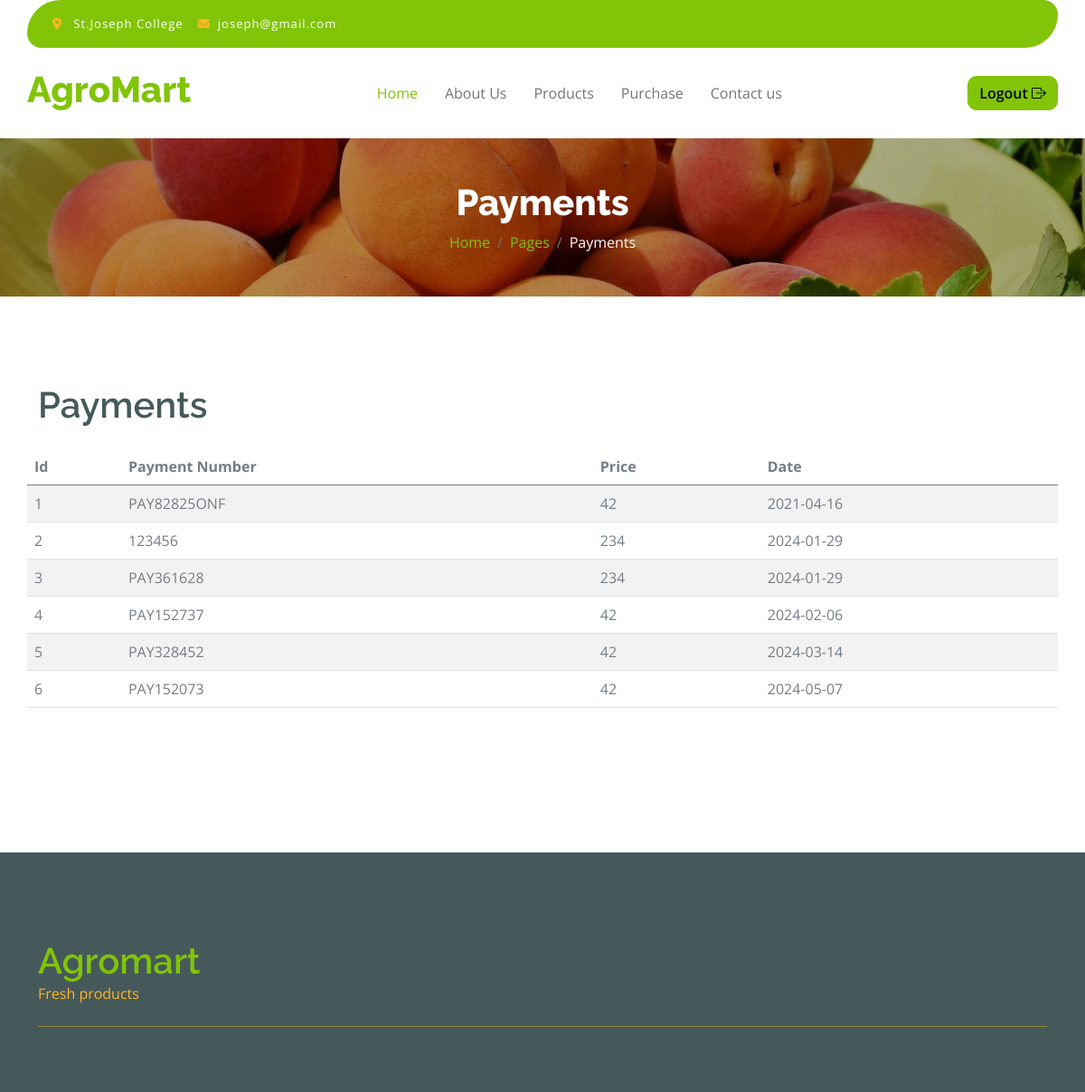
The page /payments-user.php (signed in) on the database its author committed.
### tables this page shows
CREATE TABLE `payment` (
  `id` int(10) NOT NULL,
  `userid` int(10) NOT NULL,
  `productid` int(10) NOT NULL,
  `payment_number` varchar(25) NOT NULL,
  `status` tinyint(1) NOT NULL,
  `date` datetime NOT NULL DEFAULT current_timestamp(),
  `price` varchar(15) DEFAULT NULL
);

### payments-user.php (the view, shortened to what this page needs)
<?php
require_once 'include/config.php';
require_once 'include/header.php';
?>
<?php
$email = $_SESSION['email'];
$sql = "SELECT * FROM user WHERE email = '$email'";
$res = mysqli_query($conn, $sql);
if ($res) {
    if (mysqli_num_rows($res) > 0) {
        $row = mysqli_fetch_assoc($res);
        $userid = $row['id'];
    }
}
?>
<div class="container-fluid page-header py-5">
    <h1 class="text-center text-white display-6">Payments</h1>
    <ol class="breadcrumb justify-content-center mb-0">
        <li class="breadcrumb-item"><a href="#">Home</a></li>
        <li class="breadcrumb-item"><a href="#">Pages</a></li>
        <li class="breadcrumb-item active text-white">Payments</li>
    </ol>
</div>
<div class="container-fluid fruite py-5">
    <div class="container py-5">
        <h1 class="mb-4">Payments</h1>
        <div class="row g-4">
            <div class="col-lg-12">
                <div class="row g-4">
                </div>
                <div class="row g-4">
                    <table class="table table-striped">
                        <thead>
                            <tr>
                            <th scope="col">Id</th>
                            <th scope="col">Payment Number</th>
                            <th scope="col">Price</th>
                            <th scope="col">Date</th>
                            </tr>
                        </thead>
                        <tbody>
                            <?php
                            $sql = "SELECT * FROM payment where status= 1 AND userid ='$userid'";
                            $res = mysqli_query($conn,$sql);
                            if(mysqli_num_rows($res) > 0) {
                                $i = 1;
                                while($row = mysqli_fetch_array($res)) {
                                    echo "<tr>";
                                    echo "<td>$i</td>";
                                    echo "<td>$row[payment_number]</td>";
                                    echo "<td>$row[price]</td>";
                                    echo "<td>".date_format(date_create($row['date']), 'Y-m-d')."</td>";
                                    echo "</tr>";
                                    $i++;
                                }
                            }
                            ?>
                        </tbody>
                    </table>
                </div>
            </div>
        </div>
    </div>
</div>
<?php
require_once 'include/footer.php';
?>

### css/style.css (style rules this page uses)
.page-header { position: relative; background: linear-gradient(rgba(0, 0, 0, 0.3), rgba(0, 0, 0, 0.3)), url(../img/cart-page-header-img.jpg); background-position: center center; background-repeat: no-repeat; background-size: cover; }
@media (min-width: 992px) { .hero-header, .page-header { margin-top: 152px !important; } }

### rows shown on the page
payment: payment_number "PAY82825ONF", price "42", date "2021-04-16"
payment: payment_number "123456", price "234", date "2024-01-29"
payment: payment_number "PAY361628", price "234", date "2024-01-29"
payment: payment_number "PAY152737", price "42", date "2024-02-06"
payment: payment_number "PAY328452", price "42", date "2024-03-14"
payment: payment_number "PAY152073", price "42", date "2024-05-07"
